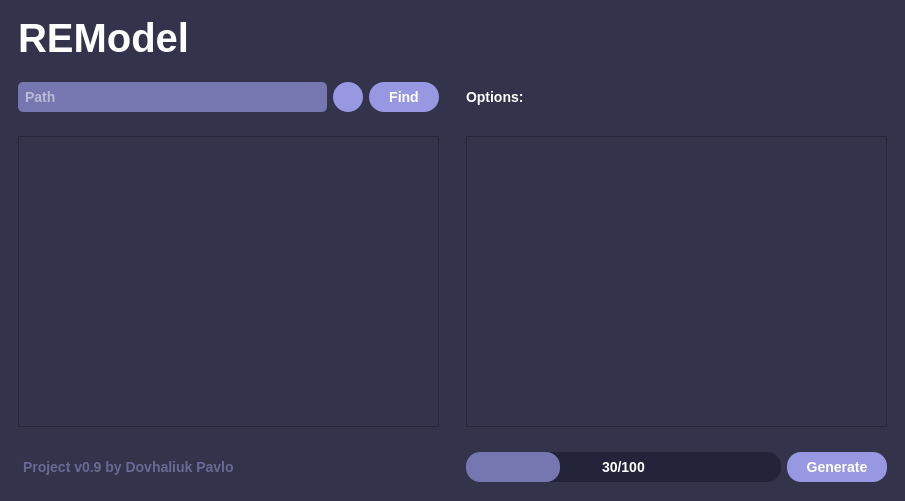
<?xml version="1.0" encoding="UTF-8"?>
<ui version="4.0">
 <class>MainWindow</class>
 <widget class="QMainWindow" name="MainWindow">
  <property name="geometry">
   <rect>
    <x>0</x>
    <y>0</y>
    <width>905</width>
    <height>501</height>
   </rect>
  </property>
  <property name="cursor">
   <cursorShape>ArrowCursor</cursorShape>
  </property>
  <property name="windowTitle">
   <string>MainWindow</string>
  </property>
  <property name="styleSheet">
   <string notr="true">QWidget{
	background-color: rgb(51, 51, 76);
	color:White;
	font-weight:bold;
	font-size: 14px;
}

QLineEdit {
	font-size: 10px;
	text-align: center;
}

QGroupBox{
    border:none;
    padding: 0;
    margin: 0;
}



</string>
  </property>
  <property name="tabShape">
   <enum>QTabWidget::Rounded</enum>
  </property>
  <widget class="QWidget" name="centralwidget">
   <property name="styleSheet">
    <string notr="true"/>
   </property>
   <layout class="QVBoxLayout" name="verticalLayout">
    <item>
     <layout class="QGridLayout" name="MainGridLayout">
      <property name="horizontalSpacing">
       <number>9</number>
      </property>
      <item row="0" column="0">
       <widget class="QGroupBox" name="groupBox_3">
        <property name="minimumSize">
         <size>
          <width>0</width>
          <height>50</height>
         </size>
        </property>
        <property name="maximumSize">
         <size>
          <width>16777215</width>
          <height>60</height>
         </size>
        </property>
        <property name="styleSheet">
         <string notr="true">QGroupBox{
 border:none;
padding: 0;
margin: 0;
}</string>
        </property>
        <property name="title">
         <string/>
        </property>
        <layout class="QHBoxLayout" name="horizontalLayout_4">
         <item>
          <widget class="QLabel" name="LogoLabel">
           <property name="minimumSize">
            <size>
             <width>200</width>
             <height>40</height>
            </size>
           </property>
           <property name="maximumSize">
            <size>
             <width>200</width>
             <height>40</height>
            </size>
           </property>
           <property name="styleSheet">
            <string notr="true">font-size: 40px;
</string>
           </property>
           <property name="text">
            <string>REModel</string>
           </property>
          </widget>
         </item>
         <item>
          <spacer name="horizontalSpacer">
           <property name="orientation">
            <enum>Qt::Horizontal</enum>
           </property>
           <property name="sizeHint" stdset="0">
            <size>
             <width>209</width>
             <height>20</height>
            </size>
           </property>
          </spacer>
         </item>
        </layout>
       </widget>
      </item>
      <item row="3" column="0">
       <widget class="QGroupBox" name="groupBox_4">
        <property name="minimumSize">
         <size>
          <width>0</width>
          <height>50</height>
         </size>
        </property>
        <property name="maximumSize">
         <size>
          <width>16777215</width>
          <height>50</height>
         </size>
        </property>
        <property name="styleSheet">
         <string notr="true">QGroupBox{
 border:none;
padding: 0;
margin: 0;
}</string>
        </property>
        <property name="title">
         <string/>
        </property>
        <layout class="QHBoxLayout" name="horizontalLayout_5">
         <item>
          <widget class="QLabel" name="AboutLabel">
           <property name="styleSheet">
            <string notr="true">color: rgb(105, 105, 147);
margin: 1px;</string>
           </property>
           <property name="text">
            <string>Project v0.9 by Dovhaliuk Pavlo</string>
           </property>
          </widget>
         </item>
         <item>
          <spacer name="horizontalSpacer_2">
           <property name="orientation">
            <enum>Qt::Horizontal</enum>
           </property>
           <property name="sizeHint" stdset="0">
            <size>
             <width>182</width>
             <height>20</height>
            </size>
           </property>
          </spacer>
         </item>
        </layout>
       </widget>
      </item>
      <item row="3" column="1">
       <widget class="QGroupBox" name="GenerateGroupBox">
        <property name="minimumSize">
         <size>
          <width>0</width>
          <height>50</height>
         </size>
        </property>
        <property name="styleSheet">
         <string notr="true">QGroupBox{
    border:none;
    padding: 0;
    margin: 0;
}</string>
        </property>
        <property name="title">
         <string/>
        </property>
        <layout class="QHBoxLayout" name="horizontalLayout_3">
         <item>
          <spacer name="horizontalSpacer_4">
           <property name="orientation">
            <enum>Qt::Horizontal</enum>
           </property>
           <property name="sizeHint" stdset="0">
            <size>
             <width>0</width>
             <height>0</height>
            </size>
           </property>
          </spacer>
         </item>
         <item>
          <widget class="QProgressBar" name="ProgressBar">
           <property name="sizePolicy">
            <sizepolicy hsizetype="Expanding" vsizetype="Fixed">
             <horstretch>10</horstretch>
             <verstretch>0</verstretch>
            </sizepolicy>
           </property>
           <property name="minimumSize">
            <size>
             <width>305</width>
             <height>30</height>
            </size>
           </property>
           <property name="styleSheet">
            <string notr="true">QProgressBar {
	background-color: rgb(35, 35, 57);	
	color: rgb(255, 255, 255);
	border: solid;
	border-color: black;
	border-radius: 14px;
	text-align: center;
}

QProgressBar::chunk {
	background-color: rgb(118, 118, 176);	
	border: solid;
	border-radius: 14px;
}</string>
           </property>
           <property name="maximum">
            <number>100</number>
           </property>
           <property name="value">
            <number>30</number>
           </property>
           <property name="format">
            <string>%v/%m</string>
           </property>
          </widget>
         </item>
         <item>
          <widget class="QPushButton" name="GeneratePushButton">
           <property name="minimumSize">
            <size>
             <width>100</width>
             <height>30</height>
            </size>
           </property>
           <property name="maximumSize">
            <size>
             <width>100</width>
             <height>30</height>
            </size>
           </property>
           <property name="cursor">
            <cursorShape>PointingHandCursor</cursorShape>
           </property>
           <property name="styleSheet">
            <string notr="true">QPushButton{


	border: 1px transparent;
	border-radius: 14px;
	background: rgb(152, 152, 226);
	min-width: 100px;	
	max-width: 100px;
}

QPushButton:hover{
	background: rgb(83, 83, 124)
	
}</string>
           </property>
           <property name="text">
            <string>Generate</string>
           </property>
          </widget>
         </item>
        </layout>
       </widget>
      </item>
      <item row="2" column="0">
       <widget class="QGroupBox" name="groupBox_2">
        <property name="minimumSize">
         <size>
          <width>0</width>
          <height>0</height>
         </size>
        </property>
        <property name="title">
         <string/>
        </property>
        <layout class="QVBoxLayout" name="verticalLayout_2">
         <item>
          <widget class="QScrollArea" name="ClassesScrollArea">
           <property name="minimumSize">
            <size>
             <width>420</width>
             <height>200</height>
            </size>
           </property>
           <property name="styleSheet">
            <string notr="true">QScrollArea {
	border: 1px transparent;
	background-color: transparent;
}

QScrollArea &gt; QWidget &gt; QWidget {
	background: rgb(35, 35, 57);
	border: 1px rgb(25, 25, 37);
}

QScrollArea QScrollBar {
	border: none;
	background: rgb(35, 35, 57);
	width:12px;
}

QScrollArea QScrollBar::handle{
	border: none;
	background-color: rgb(118, 118, 176);
	width:20px;
	border-radius: 6px;
}

QScrollArea QScrollBar::handle:hover{
	background-color: rgb(152, 152, 226);
}
QScrollArea QScrollBar::handle:pressed {
	background-color: rgb(105, 105, 157);
}

QScrollBar::add-line {
      border: none;
      background: none;
}

QScrollBar::sub-line {
      border: none;
      background: none;
}

QScrollArea QScrollBar::up-arrow, QScrollBar::down-arrow {
      border: none;
      background: none;
      color: none;
}
QScrollArea QScrollBar::add-page, QScrollBar::sub-page {
      border: none;
      background: none;
      color: none;
}</string>
           </property>
           <property name="horizontalScrollBarPolicy">
            <enum>Qt::ScrollBarAlwaysOff</enum>
           </property>
           <property name="widgetResizable">
            <bool>true</bool>
           </property>
           <widget class="QWidget" name="ClassesScrollAreaWidgetContents">
            <property name="geometry">
             <rect>
              <x>0</x>
              <y>0</y>
              <width>420</width>
              <height>288</height>
             </rect>
            </property>
            <layout class="QHBoxLayout" name="horizontalLayout">
             <item>
              <layout class="QVBoxLayout" name="ClassesLayout">
               <property name="spacing">
                <number>0</number>
               </property>
              </layout>
             </item>
            </layout>
           </widget>
          </widget>
         </item>
        </layout>
       </widget>
      </item>
      <item row="2" column="1">
       <widget class="QGroupBox" name="groupBox_6">
        <property name="title">
         <string/>
        </property>
        <layout class="QVBoxLayout" name="verticalLayout_3">
         <item>
          <widget class="QScrollArea" name="OptionsScrollArea">
           <property name="minimumSize">
            <size>
             <width>420</width>
             <height>200</height>
            </size>
           </property>
           <property name="styleSheet">
            <string notr="true">QScrollArea {
	border: 1px transparent;
	background-color: transparent;
}

QScrollArea &gt; QWidget &gt; QWidget {
	background: rgb(35, 35, 57);
	border: 1px rgb(25, 25, 37);
}

QScrollArea QScrollBar {
	border: none;
	background: rgb(35, 35, 57);
	width:12px;
}

QScrollArea QScrollBar::handle{
	border: none;
	background-color: rgb(118, 118, 176);
	width:20px;
	border-radius: 6px;
}

QScrollArea QScrollBar::handle:hover{
	background-color: rgb(152, 152, 226);
}
QScrollArea QScrollBar::handle:pressed {
	background-color: rgb(105, 105, 157);
}

QScrollBar::add-line {
      border: none;
      background: none;
}

QScrollBar::sub-line {
      border: none;
      background: none;
}

QScrollArea QScrollBar::up-arrow, QScrollBar::down-arrow {
      border: none;
      background: none;
      color: none;
}
QScrollArea QScrollBar::add-page, QScrollBar::sub-page {
      border: none;
      background: none;
      color: none;
}</string>
           </property>
           <property name="horizontalScrollBarPolicy">
            <enum>Qt::ScrollBarAlwaysOff</enum>
           </property>
           <property name="widgetResizable">
            <bool>true</bool>
           </property>
           <widget class="QWidget" name="OptionsScrollAreaWidgetContents">
            <property name="geometry">
             <rect>
              <x>0</x>
              <y>0</y>
              <width>420</width>
              <height>288</height>
             </rect>
            </property>
            <layout class="QHBoxLayout" name="horizontalLayout_14">
             <item>
              <layout class="QVBoxLayout" name="OptionsLayout">
               <property name="spacing">
                <number>0</number>
               </property>
              </layout>
             </item>
            </layout>
           </widget>
          </widget>
         </item>
        </layout>
       </widget>
      </item>
      <item row="1" column="1">
       <widget class="QGroupBox" name="groupBox_5">
        <property name="styleSheet">
         <string notr="true">QGroupBox{
    border:none;
    padding: 0;
    margin: 0;
}</string>
        </property>
        <property name="title">
         <string/>
        </property>
        <layout class="QHBoxLayout" name="horizontalLayout_6">
         <item>
          <widget class="QLabel" name="OptionsLabel">
           <property name="font">
            <font>
             <pointsize>-1</pointsize>
             <weight>75</weight>
             <bold>true</bold>
            </font>
           </property>
           <property name="styleSheet">
            <string notr="true">margin: 0;</string>
           </property>
           <property name="text">
            <string>Options:</string>
           </property>
           <property name="margin">
            <number>7</number>
           </property>
          </widget>
         </item>
         <item>
          <spacer name="horizontalSpacer_3">
           <property name="orientation">
            <enum>Qt::Horizontal</enum>
           </property>
           <property name="sizeHint" stdset="0">
            <size>
             <width>163</width>
             <height>20</height>
            </size>
           </property>
          </spacer>
         </item>
         <item>
          <widget class="QLabel" name="ErrorLabel">
           <property name="styleSheet">
            <string notr="true">color: red;</string>
           </property>
           <property name="text">
            <string/>
           </property>
          </widget>
         </item>
        </layout>
       </widget>
      </item>
      <item row="1" column="0">
       <widget class="QGroupBox" name="groupBox">
        <property name="maximumSize">
         <size>
          <width>16777215</width>
          <height>50</height>
         </size>
        </property>
        <property name="styleSheet">
         <string notr="true">border:none;
padding: 0;
margin: 0;</string>
        </property>
        <property name="title">
         <string/>
        </property>
        <layout class="QHBoxLayout" name="horizontalLayout_2">
         <item>
          <widget class="QLineEdit" name="PathLineEdit">
           <property name="sizePolicy">
            <sizepolicy hsizetype="Preferred" vsizetype="Fixed">
             <horstretch>0</horstretch>
             <verstretch>0</verstretch>
            </sizepolicy>
           </property>
           <property name="minimumSize">
            <size>
             <width>100</width>
             <height>30</height>
            </size>
           </property>
           <property name="autoFillBackground">
            <bool>false</bool>
           </property>
           <property name="styleSheet">
            <string notr="true">font-size: 14px;
padding: 5px;
border: 1px transparent;
border-radius: 5px;
background: rgb(118, 118, 176);
</string>
           </property>
           <property name="text">
            <string/>
           </property>
           <property name="placeholderText">
            <string>Path</string>
           </property>
           <property name="clearButtonEnabled">
            <bool>false</bool>
           </property>
          </widget>
         </item>
         <item>
          <widget class="QPushButton" name="PathPushButton">
           <property name="minimumSize">
            <size>
             <width>30</width>
             <height>30</height>
            </size>
           </property>
           <property name="maximumSize">
            <size>
             <width>30</width>
             <height>30</height>
            </size>
           </property>
           <property name="cursor">
            <cursorShape>PointingHandCursor</cursorShape>
           </property>
           <property name="styleSheet">
            <string notr="true">QPushButton{
	border: 0px transparent;
	border-radius: 15px;
	background: rgb(152, 152, 226);
}

QPushButton:hover{
	background: rgb(83, 83, 124)
	
}</string>
           </property>
           <property name="text">
            <string/>
           </property>
          </widget>
         </item>
         <item>
          <widget class="QPushButton" name="FindPushButton">
           <property name="sizePolicy">
            <sizepolicy hsizetype="Fixed" vsizetype="Fixed">
             <horstretch>0</horstretch>
             <verstretch>0</verstretch>
            </sizepolicy>
           </property>
           <property name="minimumSize">
            <size>
             <width>70</width>
             <height>30</height>
            </size>
           </property>
           <property name="cursor">
            <cursorShape>PointingHandCursor</cursorShape>
           </property>
           <property name="styleSheet">
            <string notr="true">QPushButton{
	border: 1px transparent;
	border-radius: 15px;
	background: rgb(152, 152, 226);
}

QPushButton:hover{
	background: rgb(83, 83, 124)
	
}</string>
           </property>
           <property name="text">
            <string>Find</string>
           </property>
          </widget>
         </item>
        </layout>
       </widget>
      </item>
     </layout>
    </item>
   </layout>
  </widget>
 </widget>
 <resources/>
 <connections/>
</ui>
